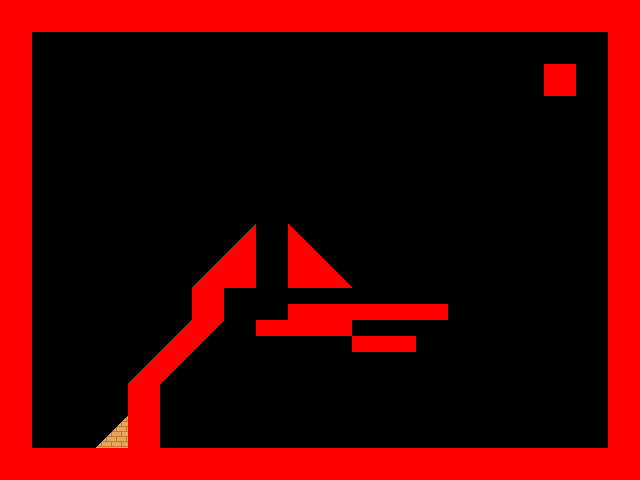

Below is a game level as drawn by its tile map, then a one-line description and the .tmx that defines it (tile-layer data replaced by summaries):
An orthogonal 20x15 tile map with 32x32 px tiles, 2 tile layers (background, collide), 2 tilesets.

<map version="1.2" tiledversion="1.2.2" orientation="orthogonal" renderorder="right-down" width="20" height="15" tilewidth="32" tileheight="32" infinite="0" nextlayerid="3" nextobjectid="1">
 <tileset firstgid="1" name="test" tilewidth="32" tileheight="32" tilecount="12" columns="4">
  <image source="tiles/wall.png" width="128" height="96" />
 </tileset>
 <tileset firstgid="13" name="collide" tilewidth="32" tileheight="32" tilecount="12" columns="4">
  <image source="tiles/collide.png" width="128" height="96" />
 </tileset>
 <layer id="1" name="background" width="20" height="15">
  <data>[300 cells, 90 non-empty, 6 distinct tile ids]</data>
 </layer>
 <layer id="2" name="collide" width="20" height="15">
  <data>[300 cells, 300 non-empty, 7 distinct tile ids]</data>
 </layer>
</map>
